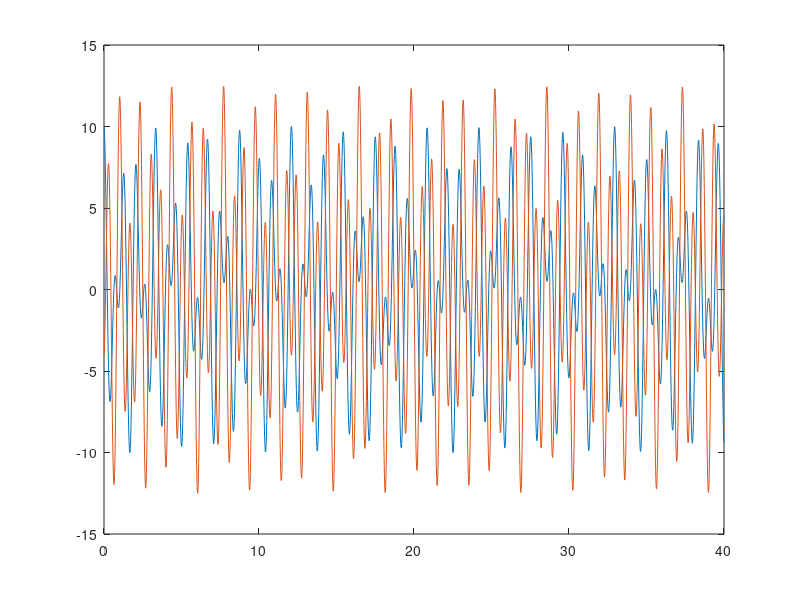

This chart was generated by the following MATLAB code:
clear;close;clc;

k1 = 200;
k_mid = 150;

m1 = 5;
m2 = 7;

tspan = [0 40];

init_state = [-4, 10, 11, -4];


function dYdt = double_oscilator_der(t, Y, m1, m2, k1, k2)

  x1 = Y(1);
  x2 = Y(2);

  v1 = Y(3);
  v2 = Y(4);

  F1 = -k1*x1 + k2*(x2-x1);

  F2 = -k1*x2 - k2*(x2-x1);

  a1 = F1/m1;

  a2 = F2/m2;

  dYdt = [v1; v2; a1; a2];

end

[t,state] = ode45(@(t,Y) double_oscilator_der(t, Y, m1, m2, k1, k_mid), tspan, init_state);

plot(t, state(:,2));
hold on;
plot(t, state(:,1));
